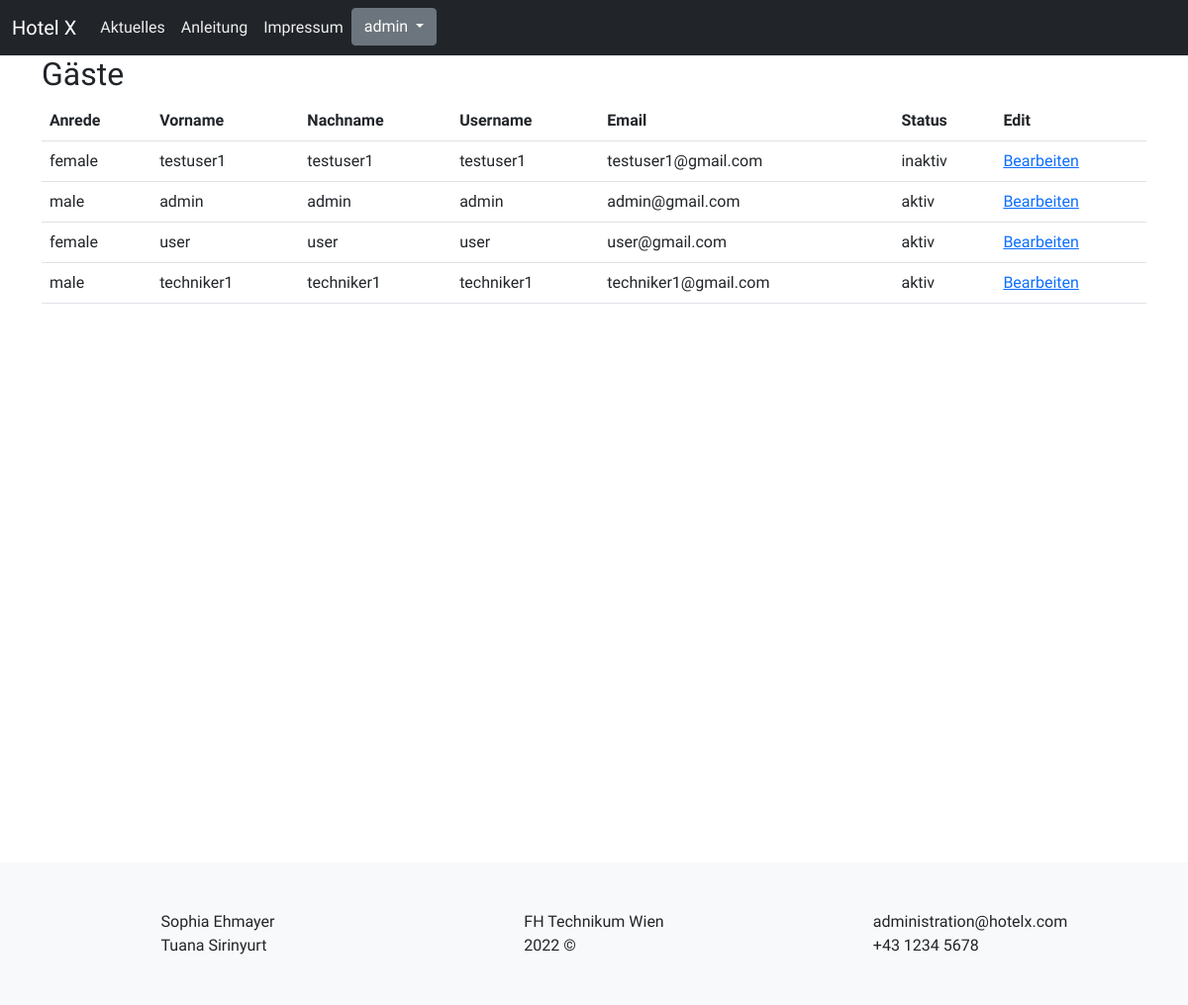
The page /index.php?site=userAdministration (signed in) on the database its author committed.
### tables this page shows
CREATE TABLE `users` (
  `id` int(11) NOT NULL,
  `username` varchar(50) NOT NULL,
  `gender` varchar(15) DEFAULT NULL,
  `firstname` varchar(60) NOT NULL,
  `lastname` varchar(60) NOT NULL,
  `password` char(60) NOT NULL,
  `email` varchar(100) NOT NULL,
  `role` varchar(25) NOT NULL,
  `state` tinyint(1) NOT NULL
);

### userAdministration.php (the view)
<body>
    <div class = "container">
<?php
require_once ('dbaccess.php');
$sql = "SELECT * FROM users";
$result = $db_obj->query($sql);
echo "<h2>Gäste</h2>";
echo "<table class='table table-stripe'>";
echo "<tr>";
        echo "<th>Anrede</th>";
        echo "<th>Vorname</th>";
        echo "<th>Nachname</th>";
        echo "<th>Username</th>";
        echo "<th>Email</th>";
        echo "<th>Status</th>";
        echo "<th>Edit</th>";
    echo "</tr>";
while ($row = $result->fetch_assoc()) {
    $currState = $row['state'];
    if($currState=='0') {
        $currState = "aktiv";
    } elseif($currState=='1') {
        $currState = "inaktiv";
    }
    echo "<tr>";
        echo "<td>" . $row['gender'] . "</td>";
        echo "<td>" . $row['firstname'] . "</td>";
        echo "<td>" . $row['lastname'] . "</td>";
        echo "<td>" . $row['username'] . "</td>";
        echo "<td>" . $row['email'] . "</td>";
        echo "<td>" .  $currState . "</td>";
        echo "<td><a href=\"userEdit.php?id=". $row['id'] ."\" >Bearbeiten</a></td>";
    echo "</tr>";
    }
    echo "</table>";
?>
 </div>
</body>

### css/style.css (style rules this page uses)
* { font-family: "Abel", sans-serif; }
body { margin: 0; }
@media all and (min-width: 1124px) { .container { margin: 0px 5em; } }

### rows shown on the page
users: gender "female", firstname "testuser1", lastname "testuser1", username "testuser1", email "testuser1@gmail.com", state "inaktiv"
users: gender "male", firstname "admin", lastname "admin", username "admin", email "admin@gmail.com", state "aktiv"
users: gender "female", firstname "user", lastname "user", username "user", email "user@gmail.com", state "aktiv"
users: gender "male", firstname "techniker1", lastname "techniker1", username "techniker1", email "techniker1@gmail.com", state "aktiv"

### other values the page prints
$_SESSION["username"] "admin"
